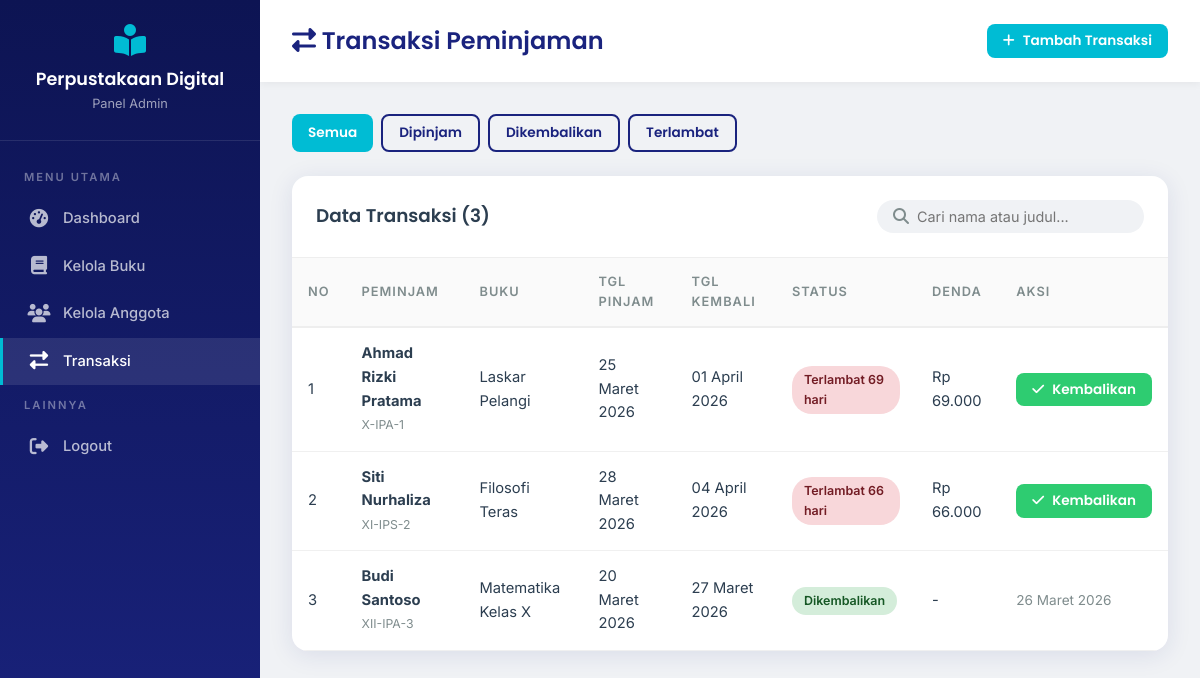
Page /web_perpus_sekolah/admin/transaksi.php (signed in) on the committed database.
### tables this page shows
CREATE TABLE IF NOT EXISTS peminjaman (
    id INT AUTO_INCREMENT PRIMARY KEY,
    id_user INT NOT NULL,
    id_buku INT NOT NULL,
    tgl_pinjam DATE NOT NULL,
    tgl_kembali DATE NOT NULL,
    tgl_dikembalikan DATE DEFAULT NULL,
    status ENUM('dipinjam', 'dikembalikan', 'terlambat') NOT NULL DEFAULT 'dipinjam',
    denda DECIMAL(10,2) DEFAULT 0.00,
    catatan TEXT DEFAULT NULL,
    created_at TIMESTAMP DEFAULT CURRENT_TIMESTAMP,
    updated_at TIMESTAMP DEFAULT CURRENT_TIMESTAMP ON UPDATE CURRENT_TIMESTAMP,
    FOREIGN KEY (id_user) REFERENCES users(id) ON DELETE CASCADE,
    FOREIGN KEY (id_buku) REFERENCES buku(id) ON DELETE CASCADE
);

CREATE TABLE IF NOT EXISTS users (
    id INT AUTO_INCREMENT PRIMARY KEY,
    username VARCHAR(50) NOT NULL UNIQUE,
    password VARCHAR(255) NOT NULL,
    nama_lengkap VARCHAR(100) NOT NULL,
    role ENUM('admin', 'siswa') NOT NULL DEFAULT 'siswa',
    kelas VARCHAR(20) DEFAULT NULL,
    no_telepon VARCHAR(15) DEFAULT NULL,
    alamat TEXT DEFAULT NULL,
    foto VARCHAR(255) DEFAULT NULL,
    created_at TIMESTAMP DEFAULT CURRENT_TIMESTAMP,
    updated_at TIMESTAMP DEFAULT CURRENT_TIMESTAMP ON UPDATE CURRENT_TIMESTAMP
);

CREATE TABLE IF NOT EXISTS buku (
    id INT AUTO_INCREMENT PRIMARY KEY,
    judul VARCHAR(200) NOT NULL,
    pengarang VARCHAR(100) NOT NULL,
    penerbit VARCHAR(100) DEFAULT NULL,
    tahun_terbit YEAR DEFAULT NULL,
    isbn VARCHAR(20) DEFAULT NULL,
    kategori VARCHAR(50) DEFAULT NULL,
    stok INT NOT NULL DEFAULT 0,
    cover VARCHAR(255) DEFAULT NULL,
    deskripsi TEXT DEFAULT NULL,
    created_at TIMESTAMP DEFAULT CURRENT_TIMESTAMP,
    updated_at TIMESTAMP DEFAULT CURRENT_TIMESTAMP ON UPDATE CURRENT_TIMESTAMP
);

### web_perpus_sekolah/config/database.php (called while the page is built, shortened)
<?php
$base_url = '/web_perpus_sekolah';
function formatRupiah($angka)
{
    return 'Rp ' . number_format($angka, 0, ',', '.');
}
function formatTanggal($tanggal)
{
    $bulan = [
        1 => 'Januari',
        'Februari',
        'Maret',
        'April',
        'Mei',
        'Juni',
        'Juli',
        'Agustus',
        'September',
        'Oktober',
        'November',
        'Desember'
    ];
    $date = new DateTime($tanggal);
    return $date->format('d') . ' ' . $bulan[(int) $date->format('m')] . ' ' . $date->format('Y');
}
?>

### web_perpus_sekolah/admin/transaksi.php (the view, shortened to what this page needs)
<?php
require_once '../config/database.php';
$status = $_GET['status'] ?? '';
$search = $_GET['search'] ?? '';
$where = "1=1";
$sql = "SELECT p.*, u.nama_lengkap, u.kelas, b.judul FROM peminjaman p JOIN users u ON p.id_user=u.id JOIN buku b ON p.id_buku=b.id WHERE $where ORDER BY p.created_at DESC";
$stmt = $conn->prepare($sql);
$stmt->execute();
$trans = $stmt->get_result();
?>
<!DOCTYPE html>
<html lang="id">
<head>
    <link rel="stylesheet" href="<?= $base_url ?>/assets/css/style.css">
    <link rel="stylesheet" href="https://cdnjs.cloudflare.com/ajax/libs/font-awesome/6.5.0/css/all.min.css">
</head>
<body>
<div class="dashboard-layout">
    <aside class="sidebar">
        <div class="sidebar-header"><i class="fas fa-book-open-reader" style="font-size:2rem;color:var(--accent);"></i><h3><?= APP_NAME ?></h3><small>Panel Admin</small></div>
        <nav class="sidebar-menu">
            <div class="menu-label">Menu Utama</div>
            <a href="dashboard.php"><i class="fas fa-tachometer-alt"></i> Dashboard</a>
            <a href="buku.php"><i class="fas fa-book"></i> Kelola Buku</a>
            <a href="anggota.php"><i class="fas fa-users"></i> Kelola Anggota</a>
            <a href="transaksi.php" class="active"><i class="fas fa-exchange-alt"></i> Transaksi</a>
            <div class="menu-label">Lainnya</div>
            <a href="<?= $base_url ?>/logout.php"><i class="fas fa-sign-out-alt"></i> Logout</a>
        </nav>
    </aside>
    <main class="main-content">
        <div class="content-header">
            <h1><i class="fas fa-exchange-alt"></i> Transaksi Peminjaman</h1>
            <a href="transaksi_form.php" class="btn btn-primary btn-sm"><i class="fas fa-plus"></i> Tambah Transaksi</a>
        </div>
        <div class="content-body">
            <div style="display:flex;gap:8px;margin-bottom:1.5rem;flex-wrap:wrap;">
                <a href="transaksi.php" class="btn btn-sm <?= !$status ? 'btn-primary' : 'btn-outline' ?>">Semua</a>
                <a href="transaksi.php?status=dipinjam" class="btn btn-sm <?= $status=='dipinjam' ? 'btn-warning' : 'btn-outline' ?>">Dipinjam</a>
                <a href="transaksi.php?status=dikembalikan" class="btn btn-sm <?= $status=='dikembalikan' ? 'btn-success' : 'btn-outline' ?>">Dikembalikan</a>
                <a href="transaksi.php?status=terlambat" class="btn btn-sm <?= $status=='terlambat' ? 'btn-danger' : 'btn-outline' ?>">Terlambat</a>
            </div>
            <div class="table-container">
                <div class="table-header">
                    <h3>Data Transaksi (<?= $trans->num_rows ?>)</h3>
                    <form method="GET"><div class="search-box"><i class="fas fa-search" style="color:var(--text-light);"></i><input type="text" name="search" placeholder="Cari nama atau judul..." value="<?= htmlspecialchars($search) ?>"></div></form>
                </div>
                <table class="data-table">
                    <thead><tr><th>No</th><th>Peminjam</th><th>Buku</th><th>Tgl Pinjam</th><th>Tgl Kembali</th><th>Status</th><th>Denda</th><th>Aksi</th></tr></thead>
                    <tbody>
                        <?php $no=1; while ($t = $trans->fetch_assoc()): ?>
                        <?php
                            $isLate = $t['status']=='dipinjam' && strtotime($t['tgl_kembali']) < time();
                            $daysLate = $isLate ? floor((time()-strtotime($t['tgl_kembali']))/86400) : 0;
                            $denda = $isLate ? $daysLate * DENDA_PER_HARI : $t['denda'];
                        ?>
                        <tr>
                            <td><?= $no++ ?></td>
                            <td><strong><?= htmlspecialchars($t['nama_lengkap']) ?></strong><br><small style="color:var(--text-light);"><?= $t['kelas'] ?></small></td>
                            <td><?= htmlspecialchars($t['judul']) ?></td>
                            <td><?= formatTanggal($t['tgl_pinjam']) ?></td>
                            <td><?= formatTanggal($t['tgl_kembali']) ?></td>
                            <td>
                                <?php if ($t['status'] == 'dikembalikan'): ?>
                                    <span class="badge badge-success">Dikembalikan</span>
                                <?php elseif ($isLate): ?>
                                    <span class="badge badge-danger">Terlambat <?= $daysLate ?> hari</span>
                                <?php else: ?>
                                    <span class="badge badge-warning">Dipinjam</span>
                                <?php endif; ?>
                            </td>
                            <td><?= $denda > 0 ? formatRupiah($denda) : '-' ?></td>
                            <td>
                                <?php if ($t['status'] == 'dipinjam'): ?>
                                <a href="transaksi_proses.php?id=<?= $t['id'] ?>&action=kembali" class="btn btn-sm btn-success" onclick="return confirm('Konfirmasi pengembalian buku?')">
                                    <i class="fas fa-check"></i> Kembalikan
                                </a>
                                <?php else: ?>
                                <span style="color:var(--text-light);font-size:0.85rem;">
                                    <?= $t['tgl_dikembalikan'] ? formatTanggal($t['tgl_dikembalikan']) : '-' ?>
                                </span>
                                <?php endif; ?>
                            </td>
                        </tr>
                        <?php endwhile; ?>
                    </tbody>
                </table>
            </div>
        </div>
    </main>
</div>
</body>
</html>

### rows in the picture
peminjaman: id_user.nama_lengkap "Ahmad Rizki Pratama", id_user.kelas "X-IPA-1", id_buku.judul "Laskar Pelangi", tgl_pinjam "25 Maret 2026", tgl_kembali "01 April 2026"
peminjaman: id_user.nama_lengkap "Siti Nurhaliza", id_user.kelas "XI-IPS-2", id_buku.judul "Filosofi Teras", tgl_pinjam "28 Maret 2026", tgl_kembali "04 April 2026"
peminjaman: id_user.nama_lengkap "Budi Santoso", id_user.kelas "XII-IPA-3", id_buku.judul "Matematika Kelas X", tgl_pinjam "20 Maret 2026", tgl_kembali "27 Maret 2026", status "Dikembalikan", tgl_dikembalikan "26 Maret 2026"

### other values in the picture
APP_NAME "Perpustakaan Digital"
$trans->num_rows "3"
